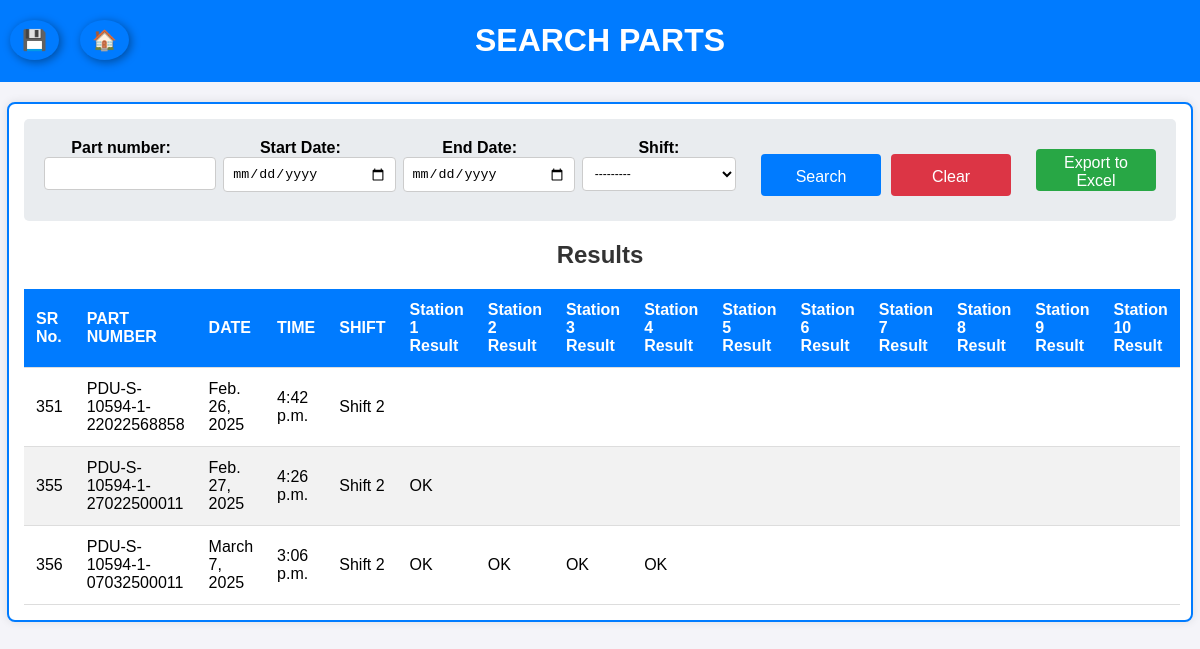
The app's page /search/, older data.
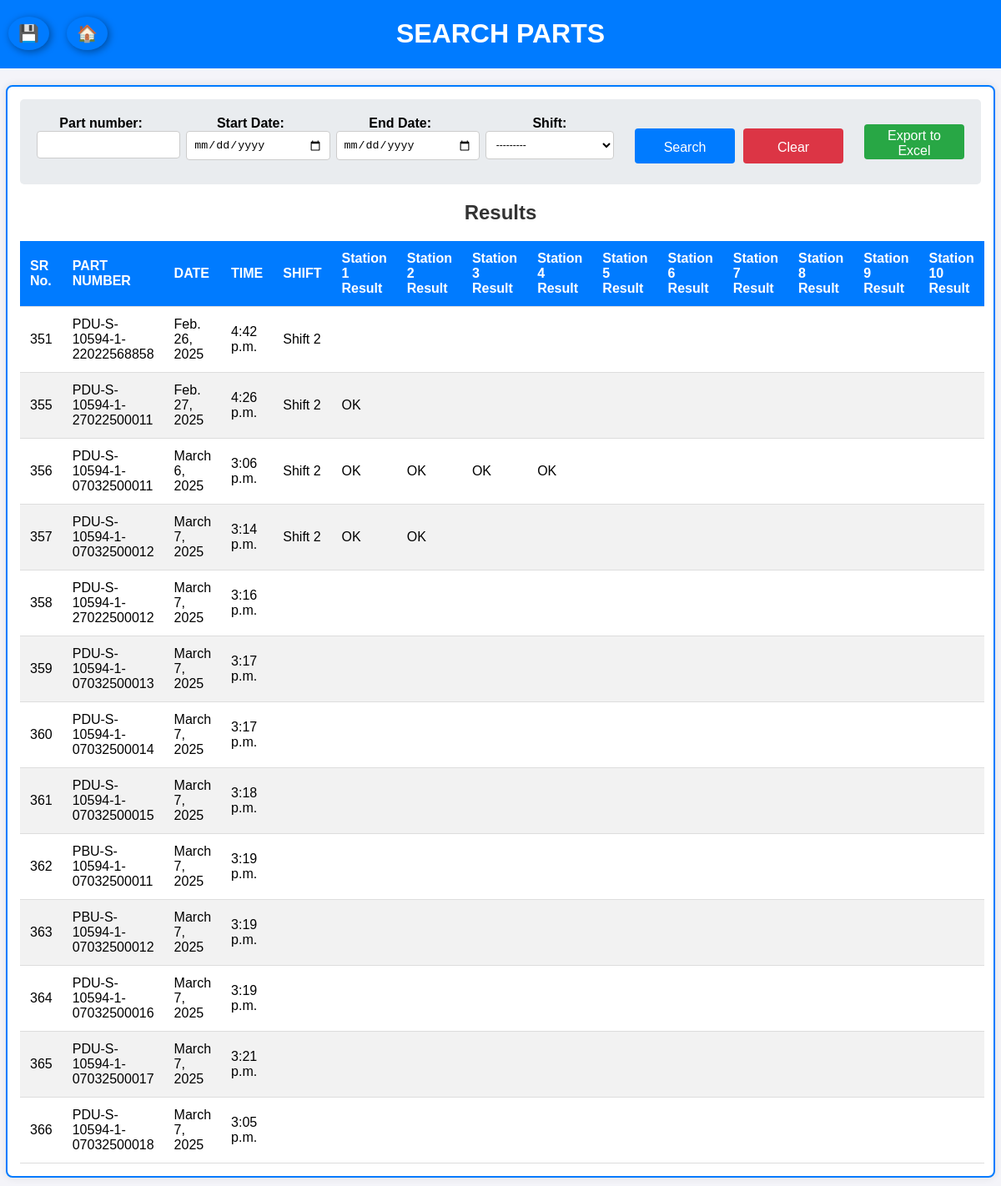
The same page, newer data.
### track/models.py (models this page shows, shortened)
class TraceabilityData(models.Model):
    sr_no = models.AutoField(primary_key=True)  # Serial Number (Primary Key)
    part_number = models.CharField(max_length=100, unique=True)  # QR Code remove -    , unique=True
    date = models.DateField()  # Date of entry
    time = models.TimeField()  # Time of entry
    shift = models.CharField(max_length=10, null=True, blank=True)  # Shift (e.g., A, B, C)
    st1_time = models.TimeField(null=True, blank=True)
    st1_result = models.CharField(max_length=10, null=True, blank=True)  # Station 1 Result
    st2_time = models.TimeField(null=True, blank=True)
    st2_result = models.CharField(max_length=10, null=True, blank=True)  # Station 2 Result
    st3_time = models.TimeField(null=True, blank=True)
    st3_result = models.CharField(max_length=10, null=True, blank=True)  # Station 3 Result
    st4_time = models.TimeField(null=True, blank=True)
    st4_result = models.CharField(max_length=10, null=True, blank=True)  # Station 4 Result
    st5_time = models.TimeField(null=True, blank=True)
    st5_result = models.CharField(max_length=10, null=True, blank=True)  # Station 5 Result
    st6_time = models.TimeField(null=True, blank=True)
    st6_result = models.CharField(max_length=10, null=True, blank=True)  # Station 6 Result
    st7_time = models.TimeField(null=True, blank=True)
    st7_result = models.CharField(max_length=10, null=True, blank=True)  # Station 7 Result
    st8_time = models.TimeField(null=True, blank=True)
    st8_result = models.CharField(max_length=10, null=True, blank=True)  # Station 8 Result
    st9_time = models.TimeField(null=True, blank=True)
    st9_result = models.CharField(max_length=10, null=True, blank=True)  # Station 7 Result
    st10_time = models.TimeField(null=True, blank=True)
    st10_result = models.CharField(max_length=10, null=True, blank=True)  # Station 8 Result

### track/views.py (the view)
# urls.py: path('search/', search_parts, name='search_parts'),
def search_parts(request):
    queryset = TraceabilityData.objects.all()
    filter = TraceabilityDataFilter(request.GET, queryset=queryset)
    return render(request, 'track/search_parts.html', {'filter': filter})

### track/templates/track/search_parts.html (shortened to what this page needs)
{% load static %}
<!DOCTYPE html>
<html lang="en">
<head>
    <link rel="stylesheet" href="{% static 'css/styles.css' %}">
</head>
<body>
    <Header>
        <h1>SEARCH PARTS</h1>
    </Header>
    <a href="{% url 'admin:track_traceabilitydata_changelist' %}" class="database-btn">💾</a>
    <a href="{% url 'combined_page' %}" class="database-btn" style="left: 80px;">🏠</a>
    <div class="container">
        <form method="get" class="filters">
            <div class="form-group">
                {{ filter.form.part_number.label_tag }}
                {{ filter.form.part_number }}
            </div>
            <div class="form-group">
                {{ filter.form.start_date.label_tag }}
                <input type="date" name="start_date" value="{{ request.GET.start_date }}">
            </div>
            <div class="form-group">
                {{ filter.form.end_date.label_tag }}
                <input type="date" name="end_date" value="{{ request.GET.end_date }}">
            </div>
            <div class="form-group">
                {{ filter.form.shift.label_tag }}
                {{ filter.form.shift }}
            </div>
            <div class="form-buttons">
                <button type="submit">Search</button>
                <a href="{% url 'search_parts' %}" class="clear-button">Clear</a>
            </div>
            <div class="form-buttons" style="justify-content: center; margin-bottom: 10px;">
                <a href="{% url 'export_parts' %}?{{ request.GET.urlencode }}" class="clear-button" style="background-color: #28a745;">
                    Export to Excel
                </a>
            </div>
        </form>
        <h2>Results</h2>
        <table>
            <thead>
                <tr>
                    <th>SR No.</th>
                    <th>PART NUMBER</th>
                    <th>DATE</th>
                    <th>TIME</th>
                    <th>SHIFT</th>
                    <th>Station 1 Result</th>
                    <th>Station 2 Result</th>
                    <th>Station 3 Result</th>
                    <th>Station 4 Result</th>
                    <th>Station 5 Result</th>
                    <th>Station 6 Result</th>
                    <th>Station 7 Result</th>
                    <th>Station 8 Result</th>
                    <th>Station 9 Result</th>
                    <th>Station 10 Result</th>
                </tr>
            </thead>
            <tbody>
                {% for data in filter.qs %}
                    <tr>
                        <td>{{ data.sr_no|default_if_none:"" }}</td>
                        <td>{{ data.part_number|default_if_none:"" }}</td>
                        <td>{{ data.date|default_if_none:"" }}</td>
                        <td>{{ data.time|default_if_none:"" }}</td>
                        <td>{{ data.shift|default_if_none:"" }}</td>
                        <td>{{ data.st1_result|default_if_none:"" }}</td>
                        <td>{{ data.st2_result|default_if_none:"" }}</td>
                        <td>{{ data.st3_result|default_if_none:"" }}</td>
                        <td>{{ data.st4_result|default_if_none:"" }}</td>
                        <td>{{ data.st5_result|default_if_none:"" }}</td>
                        <td>{{ data.st6_result|default_if_none:"" }}</td>
                        <td>{{ data.st7_result|default_if_none:"" }}</td>
                        <td>{{ data.st8_result|default_if_none:"" }}</td>
                        <td>{{ data.st9_result|default_if_none:"" }}</td>
                        <td>{{ data.st10_result|default_if_none:"" }}</td>
                    </tr>
                {% empty %}
                    <tr>
                        <td colspan="13">No results found.</td>
                    </tr>
                {% endfor %}
            </tbody>
        </table>
    </div>
</body>
</html>

Row changes from the older to the newer data that the page shows:
changed TraceabilityData "PDU-S-10594-1-07032500011": date "March 7, 2025" → "March 6, 2025"
added TraceabilityData: sr_no "357", part_number "PDU-S-10594-1-07032500012", date "March 7, 2025", time "3:14 p.m.", shift "Shift 2", st1_result "OK", st2_result "OK"
added TraceabilityData: sr_no "358", part_number "PDU-S-10594-1-27022500012", date "March 7, 2025", time "3:16 p.m."
added TraceabilityData: sr_no "359", part_number "PDU-S-10594-1-07032500013", date "March 7, 2025", time "3:17 p.m."
added TraceabilityData: sr_no "360", part_number "PDU-S-10594-1-07032500014", date "March 7, 2025", time "3:17 p.m."
added TraceabilityData: sr_no "361", part_number "PDU-S-10594-1-07032500015", date "March 7, 2025", time "3:18 p.m."
added TraceabilityData: sr_no "362", part_number "PBU-S-10594-1-07032500011", date "March 7, 2025", time "3:19 p.m."
added TraceabilityData: sr_no "363", part_number "PBU-S-10594-1-07032500012", date "March 7, 2025", time "3:19 p.m."
added TraceabilityData: sr_no "364", part_number "PDU-S-10594-1-07032500016", date "March 7, 2025", time "3:19 p.m."
added TraceabilityData: sr_no "365", part_number "PDU-S-10594-1-07032500017", date "March 7, 2025", time "3:21 p.m."
added TraceabilityData: sr_no "366", part_number "PDU-S-10594-1-07032500018", date "March 7, 2025", time "3:05 p.m."
